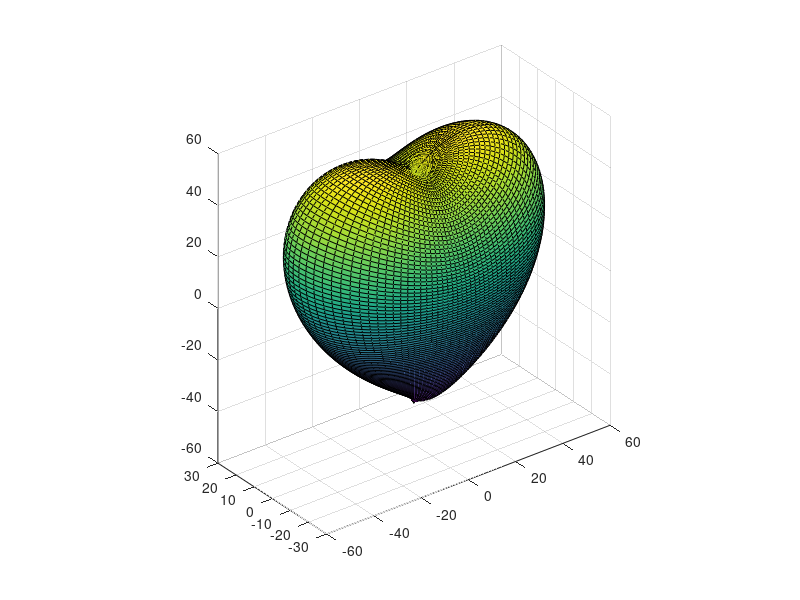

The MATLAB source for this figure: (Note: this script raises an error after producing the figure.)
clear all
close all
clc

n=100;
theta=linspace(0,2*pi,n);
phi=linspace(-pi/2,pi/2,n);
[TH,PHI]=ndgrid(theta,phi);
for i=1:numel(TH)
    st=sin(TH(i));
    ct=cos(TH(i));
    sp=sin(PHI(i));
    cp=cos(PHI(i));
    a=cp^2*ct^2+9/4*cp^2*st^2+sp^2;
    b=sp^3*cp^2*ct^2+9/80*sp^3*cp^2*st^2;
    r=roots([a^3,-b,-3*a^2,0,3*a,0,-1]);
    for j=1:6
        if isreal(r(j))
            R1(i,j)=r(j);
        else
            R1(i,j)=nan;
        end
    end
end
R=max(R1,[],2);
R=reshape(R,n,[]);
[X,Y,Z]=sph2cart(TH,PHI,R);
xspan=max(max(X))-min(min(X));
scale=100/xspan;
X=X*scale;
Y=Y*scale;
Z=Z*scale;
surf(X,Y,Z)
daspect([1 1 1])
surf2stl('heart.stl',X,Y,Z);% download surf2stl from Matlab Central
% FVC=surf2patch(X,Y,Z);
% FV=reducepatch(FVC,.5);
% p=patch(FV);
% set(p, 'FaceColor', 'red', 'EdgeColor', 'none');
% daspect([1 1 1])
% view(3)
% camlight; lighting phong
% patch2stl('heart.stl',FV);% download patch2stl.m from Matlab Central
